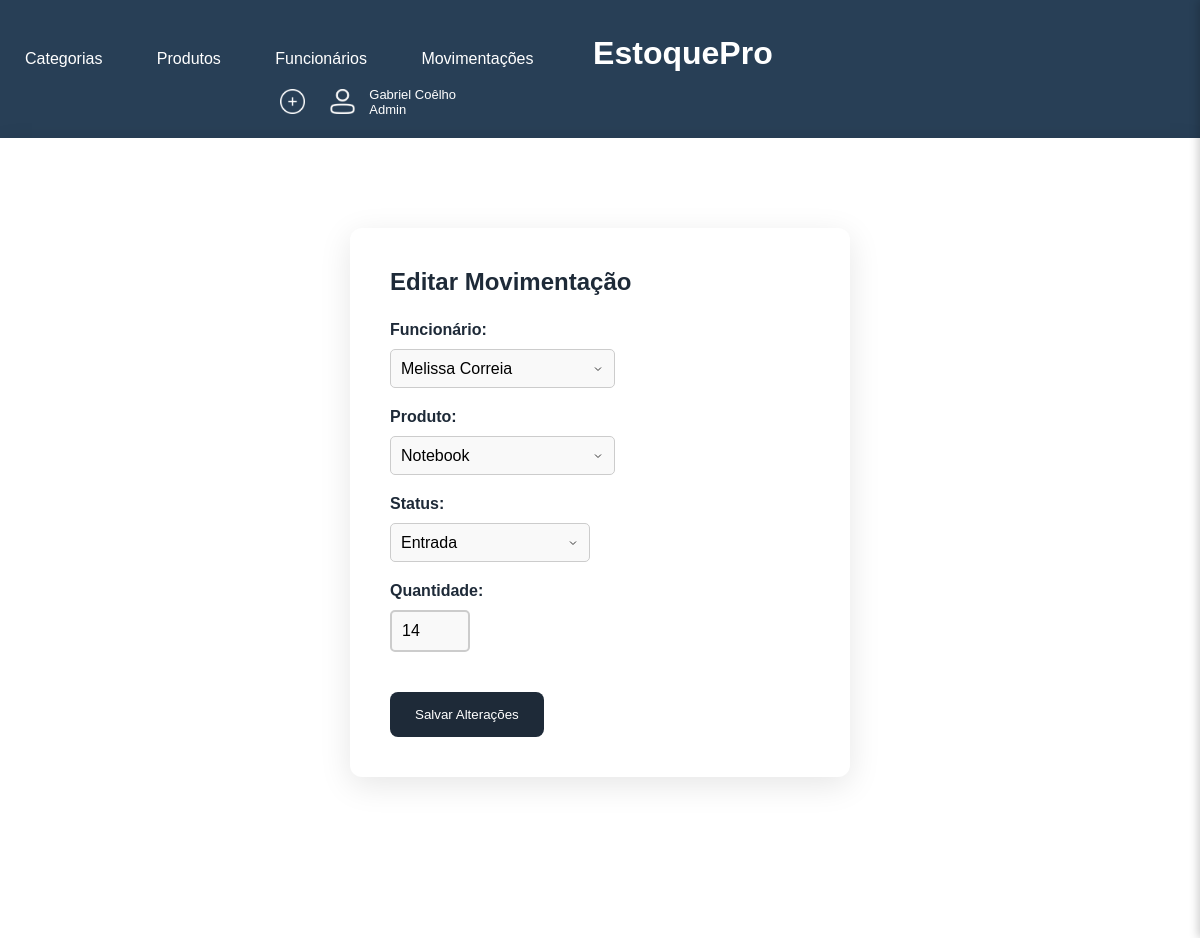
Screenshot of /editar_movimentacao/20 with the database file from the repository.
### models.py (models this page shows, shortened)
class Movimentacao(Base):
    __tablename__ = 'movimentacoes'
    id_movimentacao = Column(Integer, primary_key=True)
    quantidade_produto = Column(Integer, index=True)
    fornecedor = Column(String(11), index=True)
    status = Column(String(11), index=True)
    data_da_movimentacao = Column(Date, index=True)
    id_funcionario = Column(Integer, ForeignKey('funcionarios.id_funcionario'))
    funcionario = relationship("Funcionario")
    id_produto = Column(Integer, ForeignKey('produtos.id_produto'))
    Produto = relationship("Produto")

class Funcionario(Base):
    __tablename__ = 'funcionarios'
    id_funcionario = Column(Integer, primary_key=True)
    nome_funcionario = Column(String(40), nullable=False, index=True)
    sobrenome = Column(String(16), nullable=False, index=True)
    email = Column(String(40), nullable=False, index=True, unique=True)
    cpf = Column(String(11), nullable=False, index=True, unique=True)
    telefone = Column(String(16), index=True, unique=True)
    data_de_cadastro = Column(String, index=True)

class Produto(Base):
    __tablename__ = 'produtos'
    id_produto = Column(Integer, primary_key=True)
    nome_produto = Column(String(40), nullable=False, index=True)
    qtd = Column(Integer, index=True)
    preco_produto = Column(Float, index=True)
    id_categoria = Column(Integer, ForeignKey('categorias.id_categoria'))
    categoria = relationship("Categoria")

### app.py (the view, shortened to what this page needs)
@app.route('/editar_movimentacao/<int:id_movimentacao>', methods=['GET', 'POST'])
def editar_movimentacao(id_movimentacao):
    lista_funcionarios = db_session.execute(select(Funcionario)).scalars().all()
    lista_produtos = db_session.execute(select(Produto)).scalars().all()
    movimentacao = db_session.query(Movimentacao).filter_by(id_movimentacao=id_movimentacao).first()
    if not movimentacao:
        flash("Movimentação não encontrada.", "error")
        return redirect(url_for('movimentacao'))
    return render_template("editar_movimentacao.html",
                           movimentacao=movimentacao,
                           funcionarios=lista_funcionarios,
                           produtos=lista_produtos
                           )

### templates/editar_movimentacao.html (shortened to what this page needs)
{% extends 'base.html' %}
{% block conteudo %}
    <div class="formulario">
        <h2>Editar Movimentação</h2>
        <form action="{{ url_for('editar_movimentacao', id_movimentacao=movimentacao.id_movimentacao) }}" method="POST">
            <label>Funcionário:</label>
            <select class="box_large" name="form_id_funcionario" required>
                {% for funcionario in funcionarios %}
                    <option value="{{ funcionario.id_funcionario }}" {% if funcionario.id_funcionario == movimentacao.id_funcionario %}selected{% endif %}>
                        {{ funcionario.nome_funcionario }} {{ funcionario.sobrenome }}
                    </option>
                {% endfor %}
            </select>
            <label>Produto:</label>
            <select class="box_large" name="form_id_produto" required>
                {% for produto in produtos %}
                    <option value="{{ produto.id_produto }}" {% if produto.id_produto == movimentacao.id_produto %}selected{% endif %}>
                        {{ produto.nome_produto }}
                    </option>
                {% endfor %}
            </select>
            <label>Status:</label>
            <select name="form_status" required>
                <option value="Entrada" {% if movimentacao.status == 'Entrada' %}selected{% endif %}>Entrada</option>
            </select>
            <label>Quantidade:</label>
            <input class="input" type="number" name="form_quantidade" value="{{ movimentacao.quantidade_produto }}" required>
            <button type="submit">Salvar Alterações</button>
        </form>
    </div>
{% endblock conteudo %}

### static/template.css (style rules this page uses)
* { margin: 0; padding: 0; box-sizing: border-box; }
body, html { height: 100%; font-family: 'Poppins', sans-serif; background-color: #f0f2f5; color: #333333; }
select { width: 200px; padding: 10px; border: 1px solid #ccc; border-radius: 5px; font-size: 16px; background-color: #f9f9f9; appearance: none; background-repeat: no-repeat; background-position: right 10px center; background-size: 12px; transition: border-color 0.3s, box-shadow 0.3s; display: block; margin-bottom: 20px; }
.box_large { width: 225px; padding: 10px; font-size: 16px; }
option { padding: 10px; }
h2 { color: #1e2a38; margin-bottom: 25px; font-weight: 600; }
.formulario { max-width: 500px; margin: 50px auto; padding: 40px; background-color: #ffffff; box-shadow: 0 8px 32px rgba(0, 0, 0, 0.1); border-radius: 12px; }
label { display: block; margin-bottom: 10px; font-weight: 600; color: #1e2a38; }
.input { display: block; margin-bottom: 40px; width: 80px; padding: 10px; font-size: 16px; border: 2px solid #ccc; border-radius: 5px; background-color: #f9f9f9; transition: border-color 0.3s, box-shadow 0.3s; }
button { background-color: #1e2a38; color: white; border: none; padding: 15px 25px; border-radius: 8px; cursor: pointer; transition: background-color 0.3s; }

### rows the page displays
Movimentacao: form_id_funcionario "Melissa Correia", form_id_produto "Notebook", form_status "Entrada", form_quantidade "14"
